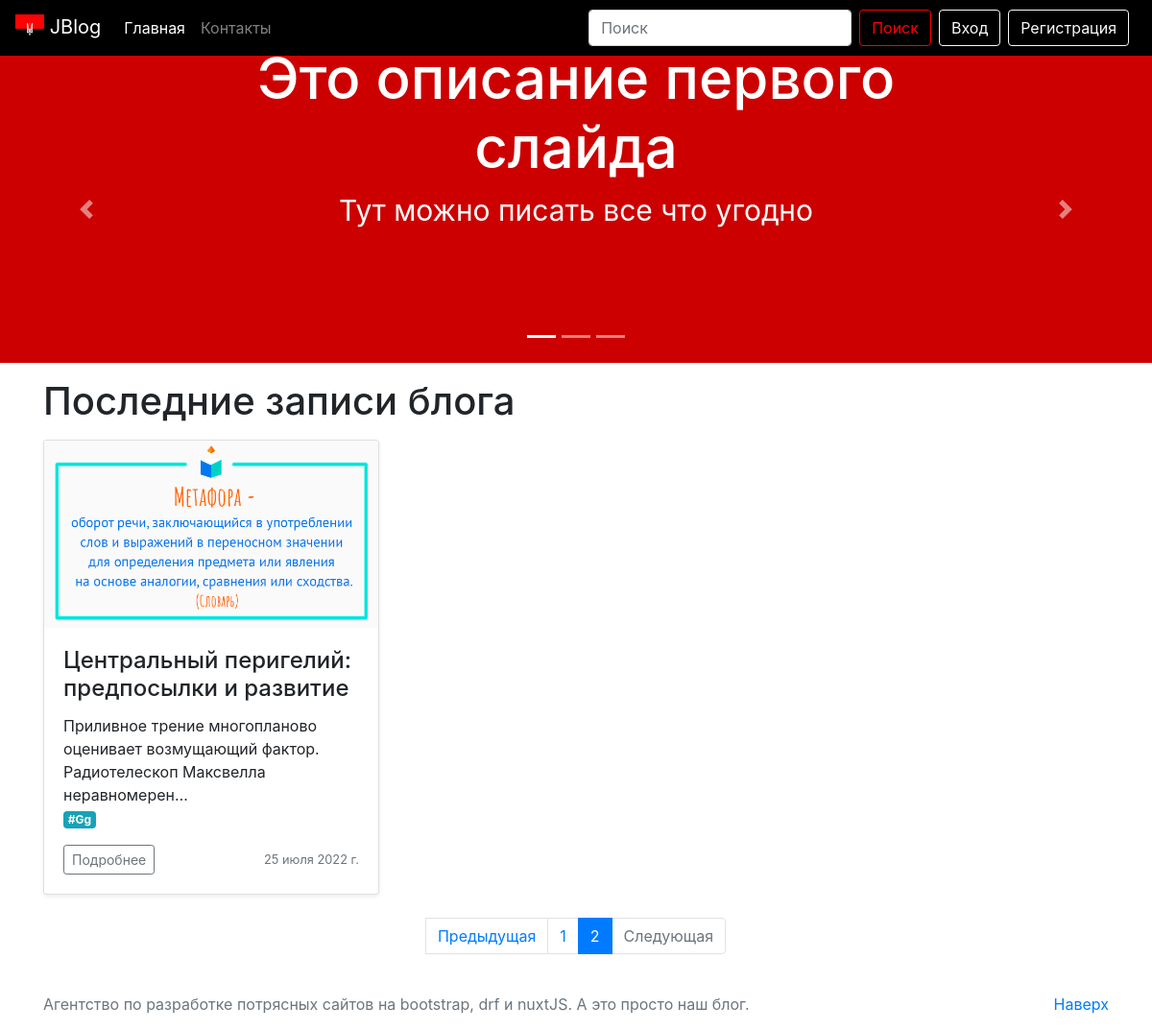
Screenshot of /?page=2 with the database file from the repository.
### myblog/models.py (models this page shows, shortened)
class Post(models.Model):
    h1 = models.CharField(max_length=200)
    title = models.CharField(max_length=200)
    url = models.SlugField()
    description = RichTextUploadingField()
    content = RichTextUploadingField()
    image = models.ImageField()
    created_at = models.DateField(default=timezone.now)
    author = models.ForeignKey(User, on_delete=models.CASCADE)
    tag = TaggableManager()

### myblog/views.py (the view)
# urls.py: path('', MainView.as_view(), name='index'),
class MainView(View):
    def get(self, request, *args, **kwargs):
        post = Post.objects.all()
        paginator = Paginator(post, 6)
        page_number = request.GET.get('page')
        page_obj = paginator.get_page(page_number)
        return render(request, 'myblog/home.html', context={
            'page_obj': page_obj
        })

### templates/myblog/home.html (shortened to what this page needs)
{% extends './base.html' %}
{% load static %}
{% block header %}
    {% include './blog/slider.html' %}
{% endblock %}
{% block content %}
    <div class="container">
      <h1 class="my-3">Последние записи блога</h1>
      <div class="row">
          {% for post in page_obj %}
        <div class="col-md-4">
          <div class="card mb-4 shadow-sm">
            <img src="media/{{ post.image }}" alt="" class="card-img-top">
            <div class="card-body">
              <h4 class="card-title">{{ post.h1 }}</h4>
                {{ post.description| safe| truncatechars:100 }}<br>
                {% for tag in post.tag.all %}
                    <a href="{% url 'tag' tag.slug %}" class="mr-1 badge badge-info">#{{ tag }}</a>
                {% endfor %}
              <div class="d-flex justify-content-between align-items-center">
                <div class="btn-group">
                  <a href="{% url 'post_detail' slug=post.url %}" class="btn btn-sm btn-outline-secondary">Подробнее</a>
                </div>
                <small class="text-muted">{{ post.created_at }}</small>
              </div>
            </div>
          </div>
        </div>
          {% endfor %}
      </div>
    </div>
{% endblock %}
{% block pagination %}
    {% include './blog/paginator.html' %}
{% endblock %}

### rows the page displays
Post: image (picture), h1 "Центральный перигелий: предпосылки и развитие", description "Приливное трение многопланово оценивает возмущающий фактор. Pадиотелескоп Максвелла неравномерен…", created_at "25 июля 2022 г."
Tag: name "Gg"

### other values shown
{{ i }} "1"
{{ i }} "2"
